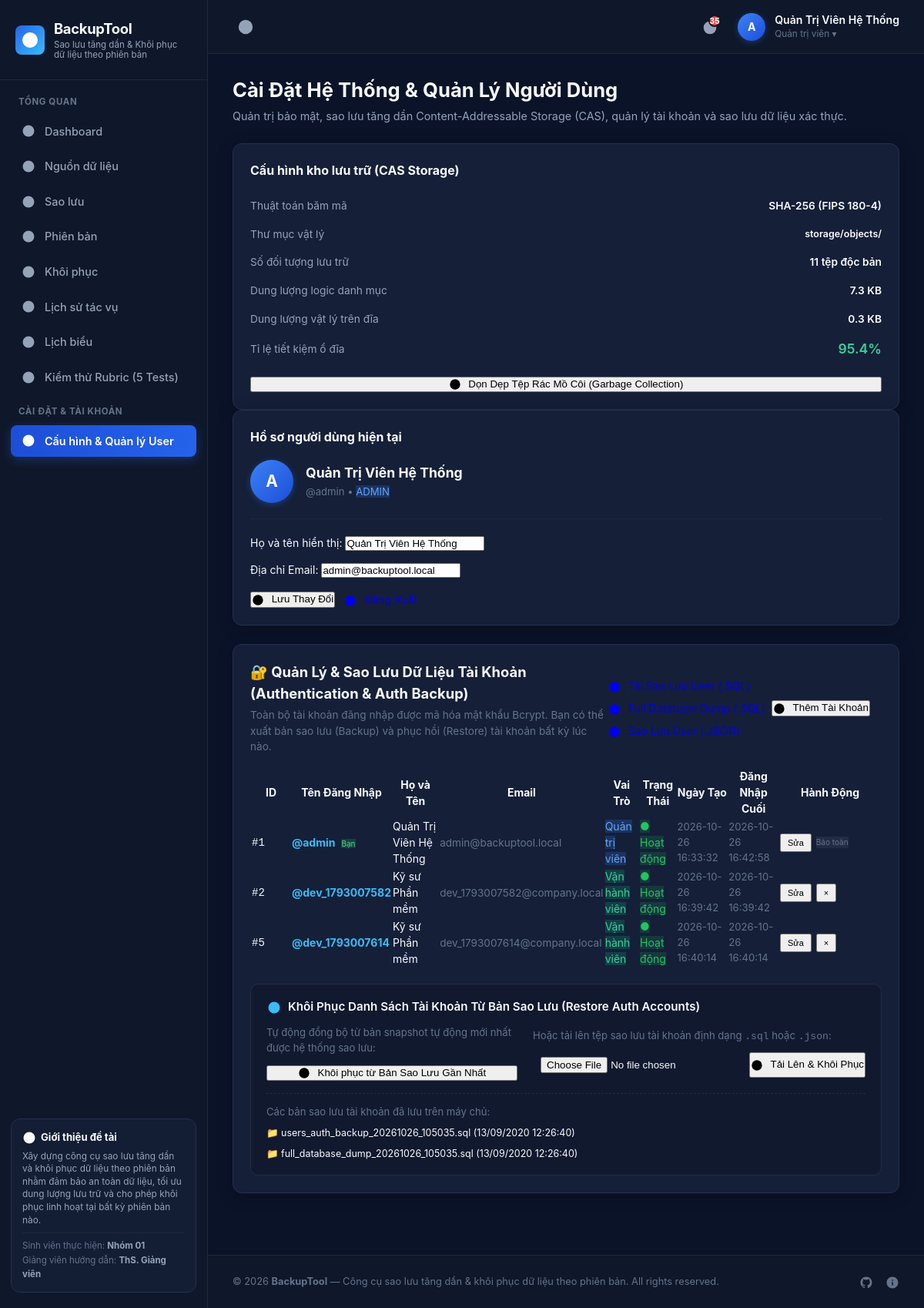
The page /settings.php (signed in) on the database its author committed.
### tables this page shows
CREATE TABLE IF NOT EXISTS `users` (
    `id` INT AUTO_INCREMENT PRIMARY KEY,
    `username` VARCHAR(50) NOT NULL UNIQUE,
    `email` VARCHAR(150) NOT NULL UNIQUE,
    `password_hash` VARCHAR(255) NOT NULL,
    `full_name` VARCHAR(100) NOT NULL,
    `role` ENUM('ADMIN', 'OPERATOR', 'VIEWER') DEFAULT 'OPERATOR',
    `avatar` VARCHAR(255) NULL,
    `created_at` DATETIME DEFAULT CURRENT_TIMESTAMP,
    `last_login` DATETIME NULL,
    `status` ENUM('ACTIVE', 'SUSPENDED') DEFAULT 'ACTIVE',
    INDEX `idx_users_username` (`username`),
    INDEX `idx_users_email` (`email`)
);

### settings.php (the view, shortened to what the rows shown need)
<?php
require_once __DIR__ . '/core/Auth.php';
$allUsers = Auth::getAllUsers();
require_once __DIR__ . '/views/header.php';
?>
<div style="margin-bottom: 24px;">
    <h1 style="font-size: 1.6rem; font-weight: 700; color: var(--text-main);">
        Cài Đặt Hệ Thống & Quản Lý Người Dùng
    </h1>
</div>
<div class="content-grid" style="grid-template-columns: 1fr 1fr; gap: 24px; margin-bottom: 24px;">
            <?php if (Auth::isAdmin()): ?>
                <button type="submit" class="btn btn-secondary" style="width: 100%;">
                    <?= Icons::get('refresh') ?>
                    <span>Dọn Dẹp Tệp Rác Mồ Côi (Garbage Collection)</span>
                </button>
            <?php endif; ?>
    <div class="dashboard-card">
        <div style="display: flex; align-items: center; gap: 16px; margin-bottom: 20px; padding-bottom: 20px; border-bottom: 1px solid var(--border-color);">
            <div class="user-avatar" style="width: 56px; height: 56px; font-size: 1.3rem; background: <?= ($currentUser['role'] === 'ADMIN') ? 'linear-gradient(135deg, #3b82f6, #1d4ed8)' : 'linear-gradient(135deg, #10b981, #059669)' ?>;">
                <?= htmlspecialchars(strtoupper(substr($currentUser['username'] ?? 'U', 0, 1))) ?>
            </div>
            <div>
                <div style="font-weight: 700; font-size: 1.1rem; color: var(--text-main);"><?= htmlspecialchars($currentUser['full_name']) ?></div>
                <div style="font-size: 0.82rem; color: var(--text-dim); margin-top: 2px;">
                    @<?= htmlspecialchars($currentUser['username']) ?> &bull;
                    <span class="badge" style="background: rgba(59,130,246,0.2); color: #60a5fa;"><?= htmlspecialchars($currentUser['role']) ?></span>
                </div>
            </div>
        </div>
        <form action="settings.php" method="POST">
            <div class="form-group" style="margin-bottom: 14px;">
                <label class="form-label">Họ và tên hiển thị:</label>
                <input type="text" name="full_name" class="form-control" value="<?= htmlspecialchars($currentUser['full_name']) ?>" required>
            </div>
            <div class="form-group" style="margin-bottom: 14px;">
                <label class="form-label">Địa chỉ Email:</label>
                <input type="email" name="email" class="form-control" value="<?= htmlspecialchars($currentUser['email']) ?>" required>
            </div>
        </form>
    </div>
</div>
<div class="dashboard-card" id="accounts-section" style="margin-bottom: 24px;">
            <?php if (Auth::isAdmin()): ?>
                <a href="settings.php?action=download_full_db_sql" class="btn btn-secondary" style="text-decoration: none;" title="Xuất toàn bộ 7 bảng trong Database thành file .sql dump">
                    <?= Icons::get('database') ?>
                    <span>Full Database Dump (.SQL)</span>
                </a>
                <button type="button" class="btn btn-primary" onclick="document.getElementById('createUserModal').style.display='flex'">
                    <?= Icons::get('plus') ?>
                    <span>Thêm Tài Khoản</span>
                </button>
            <?php else: ?>
                <span class="badge" style="background: rgba(245,158,11,0.15); color: #f59e0b; padding: 6px 12px; font-size: 12px; display: inline-flex; align-items: center; gap: 6px;">
                    <?= Icons::get('lock') ?> Chỉ Admin mới có quyền tạo User & Full Dump
                </span>
            <?php endif; ?>
    <div class="table-responsive" style="margin-bottom: 20px;">
        <table class="data-table">
            <thead>
                <tr>
                    <th style="width: 50px;">ID</th>
                    <th>Tên Đăng Nhập</th>
                    <th>Họ và Tên</th>
                    <th>Email</th>
                    <th>Vai Trò</th>
                    <th>Trạng Thái</th>
                    <th>Ngày Tạo</th>
                    <th>Đăng Nhập Cuối</th>
                    <th style="width: 130px;">Hành Động</th>
                </tr>
            </thead>
            <tbody>
                <?php foreach ($allUsers as $u): ?>
                <tr>
                    <td><code>#<?= $u['id'] ?></code></td>
                    <td>
                        <strong style="color: #38bdf8;">@<?= htmlspecialchars($u['username']) ?></strong>
                        <?php if ($u['id'] === $currentUser['id']): ?>
                            <span class="badge" style="background: rgba(34,197,94,0.2); color: #4ade80; font-size: 10px; margin-left: 4px;">Bạn</span>
                        <?php endif; ?>
                    </td>
                    <td><?= htmlspecialchars($u['full_name']) ?></td>
                    <td><span style="color: var(--text-dim); font-size: 0.85rem;"><?= htmlspecialchars($u['email']) ?></span></td>
                    <td>
                        <?php if ($u['role'] === 'ADMIN'): ?>
                            <span class="badge" style="background: rgba(59,130,246,0.2); color: #60a5fa;">Quản trị viên</span>
                        <?php elseif ($u['role'] === 'VIEWER'): ?>
                            <span class="badge" style="background: rgba(148,163,184,0.2); color: #cbd5e1;">Khách xem</span>
                        <?php else: ?>
                            <span class="badge" style="background: rgba(16,185,129,0.2); color: #34d399;">Vận hành viên</span>
                        <?php endif; ?>
                    </td>
                    <td>
                        <?php if ($u['status'] === 'ACTIVE'): ?>
                            <span class="badge" style="background: rgba(34,197,94,0.15); color: #22c55e;">
                                ● Hoạt động
                            </span>
                        <?php else: ?>
                            <span class="badge" style="background: rgba(239,68,68,0.15); color: #f87171;">
                                ✕ Tạm khóa
                            </span>
                        <?php endif; ?>
                    </td>
                    <td style="font-size: 0.82rem; color: var(--text-dim);"><?= htmlspecialchars($u['created_at']) ?></td>
                    <td style="font-size: 0.82rem; color: var(--text-dim);">
                        <?= $u['last_login'] ? htmlspecialchars($u['last_login']) : '<em>Chưa đăng nhập</em>' ?>
                    </td>
                    <td>
                        <?php if (Auth::isAdmin()): ?>
                            <div style="display: flex; gap: 6px; align-items: center;">
                                <button type="button" class="btn btn-secondary btn-sm" style="padding: 4px 8px; font-size: 11px;"
                                    onclick='openEditUserModal(<?= json_encode([
                                        'id' => $u['id'],
                                        'username' => $u['username'],
                                        'full_name' => $u['full_name'],
                                        'email' => $u['email'],
                                        'role' => $u['role'],
                                        'status' => $u['status']
                                    ], JSON_HEX_TAG | JSON_HEX_APOS | JSON_HEX_QUOT | JSON_HEX_AMP) ?>)'>
                                    Sửa
                                </button>
                                <?php if ($u['id'] !== $currentUser['id'] && $u['id'] !== 1): ?>
                                    <form action="settings.php" method="POST" style="display: inline;" onsubmit="return confirm('Bạn có chắc chắn muốn xóa tài khoản <?= htmlspecialchars($u['username']) ?>?');">
                                        <button type="submit" class="btn btn-danger btn-sm" style="padding: 4px 8px; font-size: 11px;" title="Xóa tài khoản">
                                            &times;
                                        </button>
                                    </form>
                                <?php else: ?>
                                    <span class="badge" style="background: rgba(255,255,255,0.06); color: var(--text-dim); font-size: 10px;">Bảo toàn</span>
                                <?php endif; ?>
                            </div>
                        <?php else: ?>
                            <span style="font-size: 11px; color: var(--text-dim);">Chỉ xem</span>
                        <?php endif; ?>
                    </td>
                </tr>
                <?php endforeach; ?>
            </tbody>
        </table>
    </div>
</div>
<?php require_once __DIR__ . '/views/footer.php'; ?>

### views/header.php (shortened to what the rows shown need)
<?php
require_once __DIR__ . '/../core/Auth.php';
$currentUser = Auth::user();
?>
<!DOCTYPE html>
<html lang="vi">
<head>
    <link rel="stylesheet" href="public/css/style.css">
</head>
<body>
<div class="app-container">
    <aside class="sidebar" id="appSidebar">
        <div class="sidebar-header">
            <div class="sidebar-logo-text">
                <h2>BackupTool</h2>
            </div>
        </div>
    </aside>
    <div class="main-content">
        <header class="topbar">
            <div class="topbar-right">
                <div class="user-dropdown-container" style="position: relative;">
                    <div class="user-profile" id="userMenuToggleBtn" style="cursor: pointer; user-select: none;">
                        <div class="user-avatar" style="background: <?= (($currentUser['role'] ?? '') === 'ADMIN') ? 'linear-gradient(135deg, #3b82f6, #1d4ed8)' : 'linear-gradient(135deg, #10b981, #059669)' ?>;">
                            <?= htmlspecialchars(strtoupper(substr($currentUser['username'] ?? 'U', 0, 1))) ?>
                        </div>
                        <div class="user-details">
                            <span class="user-name"><?= htmlspecialchars($currentUser['full_name'] ?? $currentUser['username'] ?? 'User') ?></span>
                            <span class="user-role"><?= (($currentUser['role'] ?? '') === 'ADMIN') ? 'Quản trị viên ▾' : 'Nhân viên vận hành ▾' ?></span>
                        </div>
                    </div>
                </div>
            </div>
        </header>
        <div class="page-body">

### rows shown on the page
users: username "A", full_name "Quản Trị Viên Hệ Thống", username "admin", role "ADMIN", email "admin@backuptool.local", id "1", shows "Bạn", shows "Quản trị viên", status "● Hoạt động", created_at "2026-10-26 16:33:32", last_login "2026-10-26 16:42:58", shows "Bảo toàn"
users: id "2", username "dev_1793007582", full_name "Kỹ sư Phần mềm", email "dev_1793007582@company.local", role "Vận hành viên", status "● Hoạt động", created_at "2026-10-26 16:39:42", last_login "2026-10-26 16:39:42"
users: id "5", username "dev_1793007614", full_name "Kỹ sư Phần mềm", email "dev_1793007614@company.local", role "Vận hành viên", status "● Hoạt động", created_at "2026-10-26 16:40:14", last_login "2026-10-26 16:40:14"

### other values the page prints
min($warningCount, 99) "35"
$stats['total_objects'] "11"
$stats['total_logical_size'] / 1024 "7.3"
$stats['total_physical_size'] / 1024 "0.3"
$stats['saved_ratio'] "95.4"
$bf['name'] "users_auth_backup_20261026_105035.sql"
$bf['time'] "13/09/2020 12:26:40"
$bf['name'] "full_database_dump_20261026_105035.sql"
